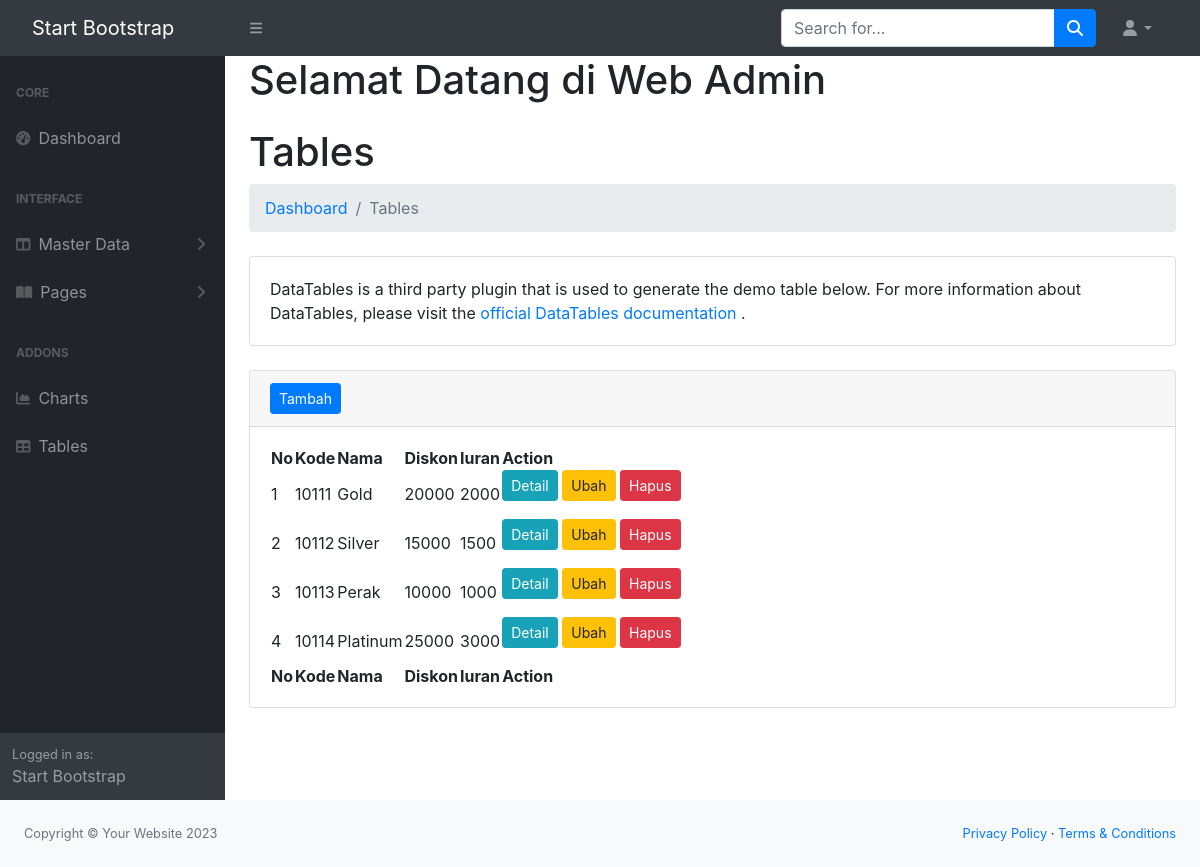
Screenshot of /admin/index.php?url=kartu with the database file from the repository.
### tables this page shows
CREATE TABLE `kartu` (
  `id` int(11) NOT NULL,
  `kode` varchar(10) DEFAULT NULL,
  `nama` varchar(30) NOT NULL,
  `diskon` double DEFAULT 0,
  `iuran` double DEFAULT 0
);

### admin/models/Kartu.php (called while the page is built, shortened)
<?php
class Kartu {
    private $koneksi;
    public function __construct(){
        global $dbh;
        $this->koneksi = $dbh;
    }
    public function Kartu(){
        $sql = "SELECT * FROM kartu";
        $ps = $this->koneksi->prepare($sql);
        $ps->execute();
        $rs = $ps->fetchAll();
        return $rs;
    }
    }
    ?>

### admin/kartu.php (the view, shortened to what this page needs)
<?php
$model = new Kartu();
$kartu = $model->Kartu();
?>
                        <h1 class="mt-4">Tables</h1>
                        <ol class="breadcrumb mb-4">
                            <li class="breadcrumb-item"><a href="index.html">Dashboard</a></li>
                            <li class="breadcrumb-item active">Tables</li>
                        </ol>
                        <div class="card mb-4">
                            <div class="card-body">
                                DataTables is a third party plugin that is used to generate the demo table below. For more information about DataTables, please visit the
                                <a target="_blank" href="https://datatables.net/">official DataTables documentation</a>
                                .
                            </div>
                        </div>
                        <div class="card mb-4">
                            <div class="card-header">
                                <a href="index.php?url=kartu_form" class="btn btn-primary btn-sm"> Tambah </a>
                            </div>
                            <div class="card-body">
                                <table id="datatablesSimple">
                                    <thead>
                                        <tr>
                                            <th>No</th>
                                            <th>Kode</th>
                                            <th>Nama</th>
                                            <th>Diskon</th>
                                            <th>Iuran</th>
                                            <th>Action</th>
                                        </tr>
                                    </thead>
                                    <tfoot>
                                        <tr>
                                            <th>No</th>
                                            <th>Kode</th>
                                            <th>Nama</th>
                                            <th>Diskon</th>
                                            <th>Iuran</th>
                                            <th>Action</th>
                                        </tr>
                                    </tfoot>
                                    <tbody>
                                        <?php
                                        $no = 1;
                                        foreach($kartu as $row){
                                        ?>
                                        <tr>
                                            <td><?= $no ?></td>
                                            <td><?= $row['kode']?></td>
                                            <td><?= $row['nama']?></td>
                                            <td><?= $row['diskon']?></td>
                                            <td><?= $row['iuran']?></td>
                                            <td>
                                                <form action="kartu_controller.php" method="post">
                                                    <a class="btn btn-info btn-sm" href="index.php?url=kartu_detail&id=<?= $row ['id'] ?>">Detail</a>
                                                    <a class="btn btn-warning btn-sm"  href="index.php?url=kartu_form&idedit=<?= $row ['id'] ?>">Ubah</a>
                                                    <button type="submit" class="btn btn-danger btn-sm" name="proses" value="hapus"
                                                    onclick="return confirm('Anda yakin data ini akan dihapus?')">Hapus</button>
                                                </form>
                                            </td>
                                        </tr>
                                      <?php
                                        $no++;
                                    }
                                        ?>
                                    </tbody>
                                </table>
                            </div>
</div>
</div>

### rows the page displays
kartu: kode "10111", nama "Gold", diskon "20000", iuran "2000"
kartu: kode "10112", nama "Silver", diskon "15000", iuran "1500"
kartu: kode "10113", nama "Perak", diskon "10000", iuran "1000"
kartu: kode "10114", nama "Platinum", diskon "25000", iuran "3000"
